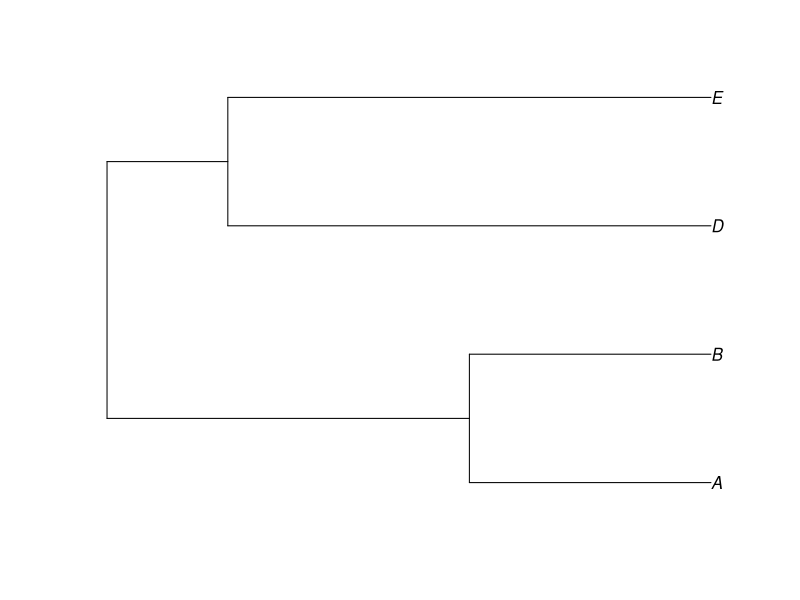

This chart was generated by the following R code: (Note: this script raises an error after producing the figure.)
setwd("C:\\Massol\\Encadrement\\2021- Thèse Fuster")


data<-data.frame("spp"=c("A","B","C","D","E","F"),"ancestor"=c("C","C","G","F","F","G"),"A/E"=c(1,1,0,1,1,0),"distance"=c(2,2,3,4,4,1))

#write.tree(phy, file = "newick1.txt")

sister.group<-function(sis.names,sis.dist){
	n<-length(sis.dist)
	distances<-paste0(rep(":",n),sis.dist)
	sis<-paste0(sis.names,distances)
	res<-paste0(sis,collapse=",")
	res<-paste0("(",res,")")
	res
}

ToPhylo<-function(data){
	data.2<-data
	data.2$repr<-data$spp
	sisters<-levels(as.factor(data$spp))
	mothers<-levels(as.factor(data$ancestor))
	tips<-setdiff(sisters,mothers)
	root<-setdiff(mothers,sisters)
	foc.nodes<-unique(data[which(data$spp%in%tips),"ancestor"])
	n<-length(foc.nodes)
	data.2$repr[data.2$spp%in%tips]<-data.2$repr[data.2$spp%in%tips]
	while(n>1){
		foc.nodes2<-unique(data.2[which(data.2$spp%in%foc.nodes),"ancestor"])
		for(i in 1:n){
			daughters<-data.2[which(data.2$ancestor==foc.nodes[i]),"repr"]
			#print(daughters)
			daughters.dist<-data.2[which(data.2$ancestor==foc.nodes[i]),"distance"]
			data.2$repr[data.2$spp==foc.nodes[i]]<-paste0(sister.group(daughters,daughters.dist),foc.nodes[i])
		}
		tips<-foc.nodes
		foc.nodes<-foc.nodes2
		n<-length(foc.nodes)
	}
	daughters<-data.2[which(data.2$ancestor==foc.nodes[1]),"repr"]
			#print(daughters)
	daughters.dist<-data.2[which(data.2$ancestor==foc.nodes[1]),"distance"]
	paste0(sister.group(daughters,daughters.dist),root)
}

phy<-ToPhylo(data)
phy


library(ape)
tree<-read.tree(text = gsub("G",";",phy))
plot(tree)
write.tree(tree, file = "newick1.txt")


############################

ToPhylo2 <- function(data){
  data.2 <- data
  data.2$repr <- data$spp
  sisters <- levels(as.factor(data$spp))
  mothers <- levels(as.factor(data$ancestor))
  tips <- setdiff(sisters, mothers)
  root <- setdiff(mothers, sisters)
  
  # In your case, the root might be ancestor=0, we handle that.
  if(length(root) == 0) root <- 0
  foc.nodes <- unique(data[which(data$spp %in% tips), "ancestor"])
  n <- length(foc.nodes)
  data.2$repr[data.2$spp %in% tips] <- data.2$repr[data.2$spp %in% tips]
  
  while(n > 1){
    foc.nodes2 <- unique(data.2[which(data.2$spp %in% foc.nodes), "ancestor"])
    for(i in 1:n){
      daughters <- data.2[which(data.2$ancestor == foc.nodes[i]), "repr"]
      daughters.dist <- data.2[which(data.2$ancestor == foc.nodes[i]), "distance"]
      
      # This block handles the case where the ancestor is still extant (coexists with mutants)
      if(foc.nodes[i] %in% data.2$spp){
        daughters <- c(daughters, foc.nodes[i])
        daughters.dist <- c(daughters.dist, 0)  # Set ancestor's distance as 0
      }
      
      data.2$repr[data.2$spp == foc.nodes[i]] <- paste0(sister.group(daughters, daughters.dist), foc.nodes[i])
    }
    tips <- foc.nodes
    foc.nodes <- foc.nodes2
    n <- length(foc.nodes)
  }
  
  daughters <- data.2[which(data.2$ancestor == foc.nodes[1]), "repr"]
  daughters.dist <- data.2[which(data.2$ancestor == foc.nodes[1]), "distance"]
  
  paste0(sister.group(daughters, daughters.dist), root, ";")  # Ensuring the tree ends with a semicolon
}



data <- res_sim$list_anc_dist[[10]]
phy <- ToPhylo2(data)
print(phy)

# Read the tree and plot
library(ape)
tree <- read.tree(text = phy)
plot(tree)

phylo_distances <- cophenetic.phylo(tree)

# View the matrix of distances
phylo_distances
